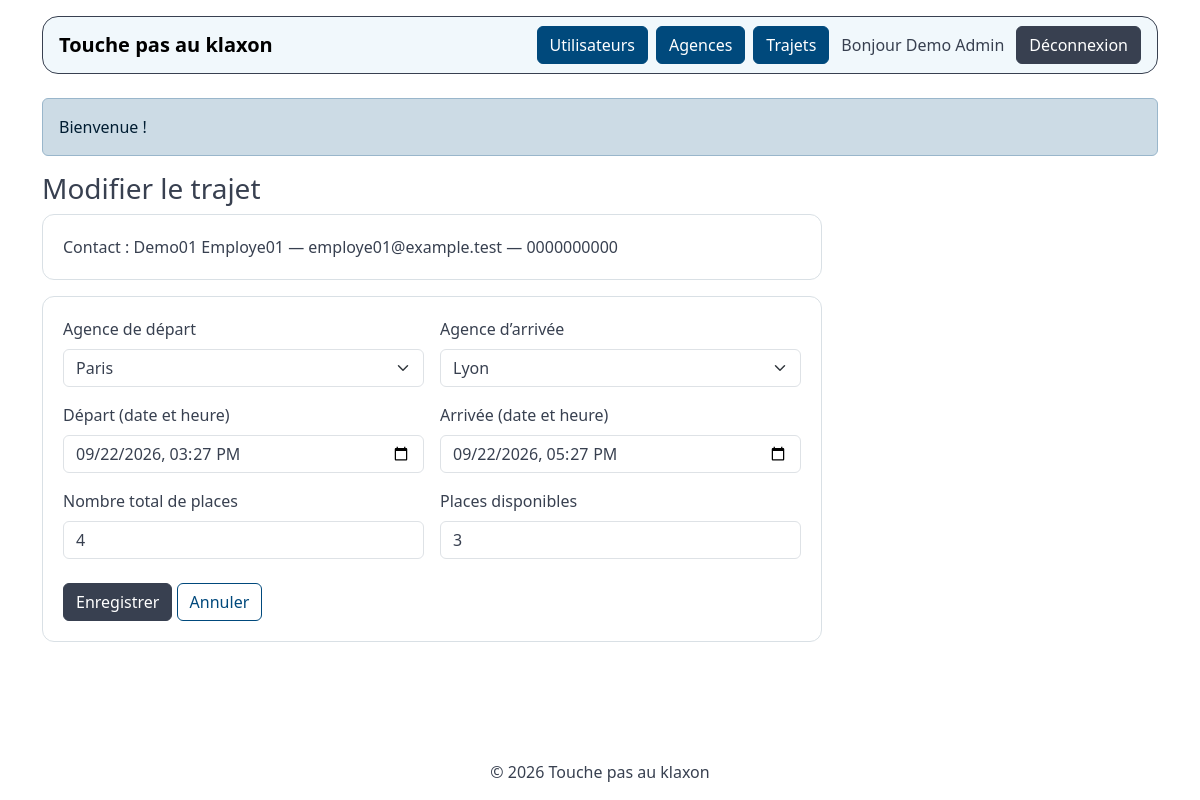
The page /trips/1/edit (signed in) on the database as committed earlier.
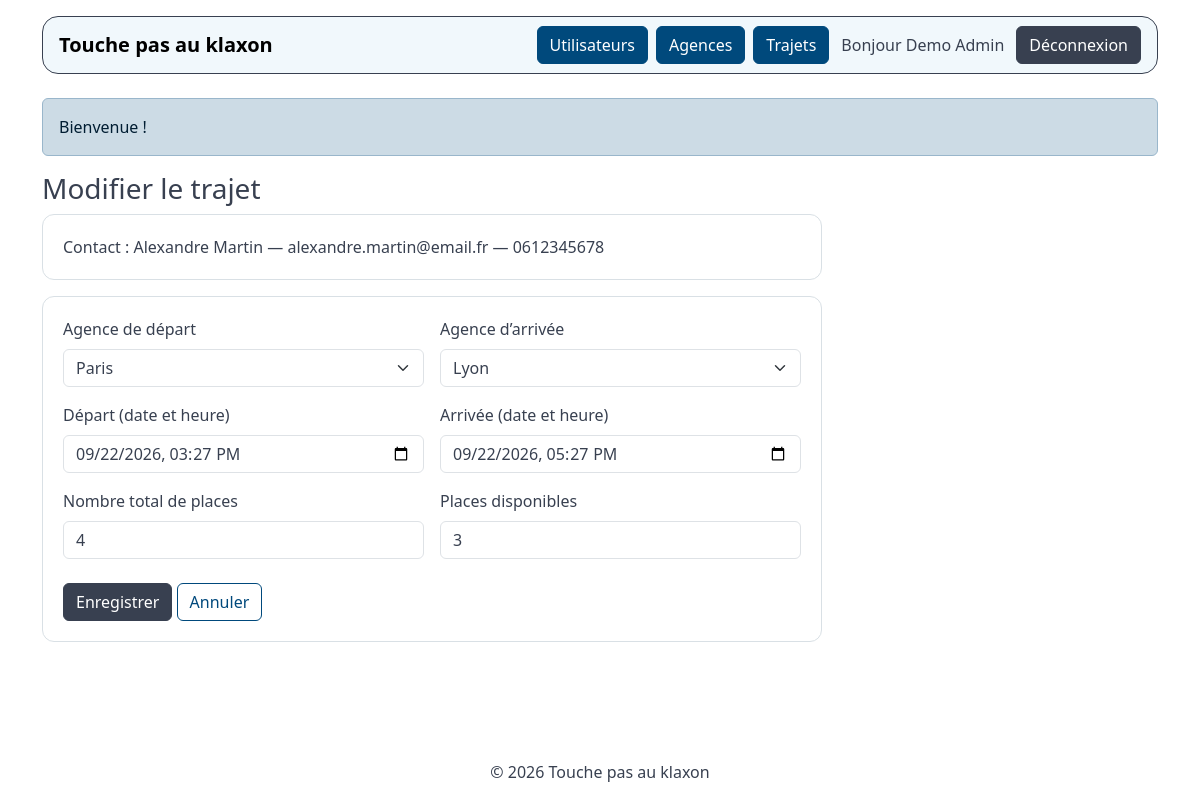
The same page on the database as committed later.
### tables this page shows
CREATE TABLE IF NOT EXISTS users (
 id INT UNSIGNED AUTO_INCREMENT PRIMARY KEY,
 last_name VARCHAR(100) NOT NULL,
 first_name VARCHAR(100) NOT NULL,
 phone VARCHAR(20) NOT NULL,
 email VARCHAR(190) NOT NULL UNIQUE,
 password_hash VARCHAR(255) NOT NULL,
 role ENUM('employee','admin') NOT NULL DEFAULT 'employee'
);

CREATE TABLE IF NOT EXISTS trips (
 id INT UNSIGNED AUTO_INCREMENT PRIMARY KEY,
 departure_agency_id INT UNSIGNED NOT NULL,
 arrival_agency_id INT UNSIGNED NOT NULL,
 departure_at DATETIME NOT NULL,
 arrival_at DATETIME NOT NULL,
 total_seats TINYINT UNSIGNED NOT NULL,
 available_seats TINYINT UNSIGNED NOT NULL,
 author_id INT UNSIGNED NOT NULL,
 created_at TIMESTAMP NOT NULL DEFAULT CURRENT_TIMESTAMP,
 CONSTRAINT fk_trip_departure FOREIGN KEY (departure_agency_id) REFERENCES agencies(id) ON DELETE RESTRICT,
 CONSTRAINT fk_trip_arrival FOREIGN KEY (arrival_agency_id) REFERENCES agencies(id) ON DELETE RESTRICT,
 CONSTRAINT fk_trip_author FOREIGN KEY (author_id) REFERENCES users(id) ON DELETE RESTRICT,
 CONSTRAINT chk_trip_agencies CHECK (departure_agency_id <> arrival_agency_id),
 CONSTRAINT chk_trip_dates CHECK (arrival_at > departure_at),
 CONSTRAINT chk_trip_seats CHECK (total_seats BETWEEN 1 AND 50 AND available_seats <= total_seats),
 INDEX idx_trip_departure (departure_at, available_seats),
 INDEX idx_trip_author (author_id)
);

CREATE TABLE IF NOT EXISTS agencies (
 id INT UNSIGNED AUTO_INCREMENT PRIMARY KEY,
 name VARCHAR(100) NOT NULL UNIQUE
);

### public/index.php (called while the page is built, shortened)
<?php
try {
    $db = Database::connect(dirname(__DIR__));
    $controller = new AppController(new TripRepository($db), new AgencyRepository($db), new UserRepository($db));
    $controller->handle($_SERVER['REQUEST_METHOD'] ?? 'GET', parse_url($_SERVER['REQUEST_URI'] ?? '/', PHP_URL_PATH) ?: '/');
} catch (Throwable $exception) {
    error_log((string) $exception);
    http_response_code(500);
    echo 'Une erreur interne est survenue.';
}

### src/Repositories/UserRepository.php (called while the page is built, shortened)
<?php
final class UserRepository
{
    public function find(int $id): array|false
    {
        $statement = $this->db->prepare('SELECT id,first_name,last_name,email,phone,role FROM users WHERE id=?');
        $statement->execute([$id]);
        return $statement->fetch();
    }
}

### src/Repositories/TripRepository.php (called while the page is built, shortened)
<?php
final class TripRepository
{
    public function find(int $id): array|false
    {
        $statement = $this->db->prepare('SELECT * FROM trips WHERE id = ?');
        $statement->execute([$id]);
        return $statement->fetch();
    }
}

### src/Repositories/AgencyRepository.php (called while the page is built, shortened)
<?php
final class AgencyRepository
{
    public function all(): array
    {
        return $this->db->query('SELECT * FROM agencies ORDER BY name')->fetchAll();
    }
}

### views/trip-form.php (the view)
<h1 class="h3"><?= empty($trip['id']) ? 'Proposer un trajet' : 'Modifier le trajet' ?></h1><?php foreach ($errors ?? [] as $error): ?><div class="alert alert-danger" role="alert"><?= e($error) ?></div><?php endforeach; ?>
<div class="form-card mb-3">Contact : <?= e(($contact ?? $user)['first_name'] . ' ' . ($contact ?? $user)['last_name']) ?> — <?= e(($contact ?? $user)['email']) ?> — <?= e(($contact ?? $user)['phone']) ?></div>
<form action="<?= e($action) ?>" method="post" class="form-card"><?= token() ?><div class="row g-3"><div class="col-md-6"><label for="departure" class="form-label">Agence de départ</label><select name="departure_agency_id" id="departure" class="form-select" required><option value="">Choisir</option><?php foreach ($agencies as $agency): ?><option value="<?= (int) $agency['id'] ?>" <?= (string) ($trip['departure_agency_id'] ?? '') === (string) $agency['id'] ? 'selected' : '' ?>><?= e($agency['name']) ?></option><?php endforeach; ?></select></div><div class="col-md-6"><label for="arrival" class="form-label">Agence d’arrivée</label><select name="arrival_agency_id" id="arrival" class="form-select" required><option value="">Choisir</option><?php foreach ($agencies as $agency): ?><option value="<?= (int) $agency['id'] ?>" <?= (string) ($trip['arrival_agency_id'] ?? '') === (string) $agency['id'] ? 'selected' : '' ?>><?= e($agency['name']) ?></option><?php endforeach; ?></select></div>
<?php foreach (['departure_at' => 'Départ', 'arrival_at' => 'Arrivée'] as $field => $label): ?><div class="col-md-6"><label for="<?= $field ?>" class="form-label"><?= $label ?> (date et heure)</label><input class="form-control" type="datetime-local" name="<?= $field ?>" id="<?= $field ?>" value="<?= e(isset($trip[$field]) ? str_replace(' ', 'T', substr((string) $trip[$field], 0, 16)) : '') ?>" required></div><?php endforeach; ?>
<div class="col-md-6"><label for="total" class="form-label">Nombre total de places</label><input class="form-control" type="number" min="1" max="50" name="total_seats" id="total" value="<?= e($trip['total_seats'] ?? '4') ?>" required></div><div class="col-md-6"><label for="available" class="form-label">Places disponibles</label><input class="form-control" type="number" min="0" max="50" name="available_seats" id="available" value="<?= e($trip['available_seats'] ?? '3') ?>" required></div></div><div class="mt-4"><button class="btn btn-dark">Enregistrer</button> <a class="btn btn-outline-secondary" href="<?= $user['role'] === 'admin' ? '/admin' : '/' ?>">Annuler</a></div></form>

### src/Controllers/AppController.php (shortened to what this page needs)
<?php
final class AppController
{
    public function handle(string $method, string $path): void
    {
        try {
            if ($method === 'GET' && $path === '/') {
                $this->render('home', ['trips' => $this->trips->all()]);
            } elseif ($path === '/login' && $method === 'GET') {
                $this->render('login');
            } elseif ($path === '/login' && $method === 'POST') {
                $this->login();
            } elseif ($path === '/logout' && $method === 'POST') {
                $_SESSION = [];
                session_regenerate_id(true);
                $this->redirect('/', 'Vous êtes déconnecté.');
            } elseif ($path === '/trips/new' && $method === 'GET') {
                $this->requireUser();
                $this->render('trip-form', ['agencies' => $this->agencies->all(), 'trip' => [], 'action' => '/trips']);
            } elseif ($path === '/trips' && $method === 'POST') {
                $this->saveTrip(null);
            } elseif (preg_match('#^/trips/(\d+)/edit$#', $path, $matches) && $method === 'GET') {
                $this->tripForm((int) $matches[1]);
            } elseif (preg_match('#^/trips/(\d+)$#', $path, $matches) && $method === 'POST') {
                $this->saveTrip((int) $matches[1]);
            } elseif (preg_match('#^/trips/(\d+)/delete$#', $path, $matches) && $method === 'POST') {
                $this->deleteTrip((int) $matches[1]);
            } elseif ($path === '/admin' && $method === 'GET') {
                $this->requireAdmin();
                $this->render('admin', ['users' => $this->users->all(), 'agencies' => $this->agencies->all(), 'trips' => $this->trips->all(false)]);
            } elseif ($path === '/admin/agencies' && $method === 'POST') {
                $this->saveAgency(null);
            } elseif (preg_match('#^/admin/agencies/(\d+)$#', $path, $matches) && $method === 'POST') {
                $this->saveAgency((int) $matches[1]);
            } elseif (preg_match('#^/admin/agencies/(\d+)/delete$#', $path, $matches) && $method === 'POST') {
                $this->deleteAgency((int) $matches[1]);
            } else {
                http_response_code(404);
                $this->render('error', ['message' => 'Page introuvable.']);
            }
        } catch (PDOException $exception) {
            error_log((string) $exception);
            http_response_code(409);
            $this->render('error', ['message' => 'Cette opération est impossible : donnée déjà utilisée ou contrainte de base de données.']);
        }
    }
    private function tripForm(int $id): void
    {
        $trip = $this->trips->find($id);
        $this->render('trip-form', ['trip' => $trip, 'contact' => $this->users->find((int) $trip['author_id']), 'agencies' => $this->agencies->all(), 'action' => '/trips/' . $id]);
    }
    private function render(string $view, array $variables = []): void
    {
        $user = !empty($_SESSION['user_id']) ? $this->users->find((int) $_SESSION['user_id']) : false;
        extract($variables, EXTR_SKIP);
        require dirname(__DIR__, 2) . '/views/layout.php';
    }
}

### views/layout.php (shortened to what this page needs)
<?php
function e(mixed $value): string { return htmlspecialchars((string) $value, ENT_QUOTES | ENT_SUBSTITUTE, 'UTF-8'); }
?>
<!doctype html><html lang="fr"><head><meta charset="utf-8"><meta name="viewport" content="width=device-width,initial-scale=1"><title>Touche pas au klaxon</title>
<link rel="stylesheet" href="/assets/style.css"></head>
<body class="d-flex flex-column min-vh-100"><header class="container mt-3"><nav class="navbar navbar-expand-lg border border-dark rounded-4 px-3" aria-label="Navigation principale"><a class="navbar-brand fw-bold" href="<?= $user && $user['role'] === 'admin' ? '/admin' : '/' ?>">Touche pas au klaxon</a><div class="ms-auto d-flex gap-2 align-items-center flex-wrap">
<?php if (!$user): ?><a class="btn btn-dark" href="/login">Connexion</a>
<?php else: ?><?php if ($user['role'] === 'admin'): ?><a class="btn btn-secondary" href="/admin#utilisateurs">Utilisateurs</a><a class="btn btn-secondary" href="/admin#agences">Agences</a><a class="btn btn-secondary" href="/admin#trajets">Trajets</a><?php else: ?><a class="btn btn-dark" href="/trips/new">Créer un trajet</a><?php endif; ?>
<span class="mx-1">Bonjour <?= e($user['first_name'] . ' ' . $user['last_name']) ?></span><form action="/logout" method="post" class="m-0"><?= token() ?><button class="btn btn-dark">Déconnexion</button></form><?php endif; ?></div></nav></header>
<main class="container py-4 flex-grow-1"><?php if (isset($_SESSION['flash'])): ?><div class="alert alert-secondary" role="status"><?= e($_SESSION['flash']) ?></div><?php unset($_SESSION['flash']); endif; ?><?php require __DIR__ . '/' . $view . '.php'; ?></main>
<footer class="text-center py-3">© <?= date('Y') ?> Touche pas au klaxon</footer>
<script src="/assets/bootstrap.bundle.min.js"></script></body></html>

Rows that differ between the two databases and show on the page:
changed users: first_name+last_name "Demo01 Employe01" → "Alexandre Martin"; email "employe01@example.test" → "alexandre.martin@email.fr"; phone "0000000000" → "0612345678"
